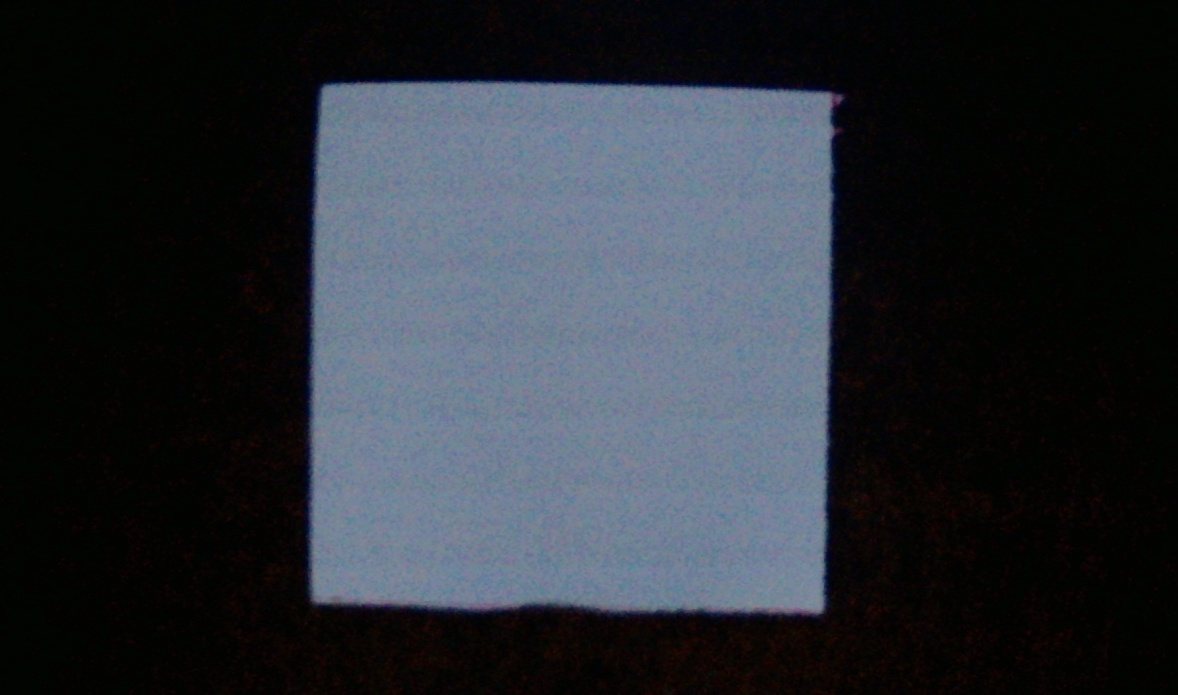
#> input picture cropped_capture2.jpg, 1178 x 695 px, found by its file name
$ jupyter execute --allow-errors edge_detection_.ipynb   (older library calls are emulated)
#> lines starting #> are read from the running program, lines starting #| are printed output that depends on the picture; after the words box and inside, x2 and y2 are one past the last pixel; in counts of white or black regions, pixels touching at a corner belong together
<a href="https://colab.research.google.com/github/ChiriKamau/notebooks/blob/main/edge_detection_.ipynb" target="_parent"></a>

Start Karitho

# Edge Detection and Bounding Box Extraction
### A Step-by-Step Study Based on Gonzalez & Woods (2002)

A structured approach to detecting object edges and drawing a bounding box using classical digital image processing techniques. from:

Gonzalez, R. C., & Woods, R. E. (2002). *Digital Image Processing* (2nd ed.). Prentice Hall.

## What I am doing

- Trying to understand what an edge is in the context of digital images
- Learn why edge detection is based on image derivatives
- Apply edge detection as a foundation for object localization
- Use detected edges to compute a bounding box around an object

## Digital Image Representation

 A digital image can be modeled as a two-dimensional function:

f(x, y) = i(x, y) · r(x, y)

where:
- i(x, y) represents illumination
- r(x, y) represents reflectance

In most image processing tasks, including edge detection, we are primarily interested in the reflectance component, as it carries information about object structure and boundaries.
The researn we focuse on reflectance is it gives us the nucessary information to perfom edge detection.

Example: White has a high reflectance and black has a low reflectance by knowing this we can detect the edegs in a image where the background is black and object is white.

[cell 1]
import cv2
import numpy as np
from matplotlib import pyplot as plt

# Raw GitHub image URL
image_url = "https://raw.githubusercontent.com/ChiriKamau/notebooks/main/cropped_capture2.jpg"

# Read image from URL
image_data = cv2.imdecode(
    np.asarray(bytearray(__import__("urllib").request.urlopen(image_url).read()), dtype=np.uint8),
    cv2.IMREAD_COLOR
)
#> image_data is the input picture: shape (695, 1178, 3); mean B, G, R 51.7, 45.1, 40.6

# Convert BGR → RGB for correct display
image_rgb = cv2.cvtColor(image_data, cv2.COLOR_BGR2RGB)

plt.imshow(image_rgb)
plt.title("Original Image")
plt.axis("off")

## Conversion to Grayscale

Edge detection relies on detecting abrupt changes in intensity.
Color images consist of three channels (RGB), but edge operators are defined for scalar-valued functions.

By converting the image to grayscale, we reduce the image to a single intensity function:

f(x, y) ∈ [0, L − 1]

This simplifies analysis and ensures that edge detection is based solely on intensity discontinuities rather than color variations.

###Why not use a colored image:

RGB Channels Can Produce Conflicting Edges

In a color image:

An edge may appear strongly in the red channel, Weakly in green, Not at all in blue

If edge detection is applied separately to each channel:
You get multiple inconsistent edge maps

Combining them becomes non-trivial and error-prone

###Grayscale conversion:

Fuses color information into a single, perceptually meaningful intensity Produces a consistent and stable edge response

[cell 2]
gray = cv2.cvtColor(image_data, cv2.COLOR_BGR2GRAY)

plt.imshow(gray, cmap="gray")
plt.title("Grayscale Image")
plt.axis("off")

## Noise Reduction Before Edge Detection

Differentiation amplifies high-frequency components in an image.
Unfortunately, noise is also a high-frequency component.

Gonzalez & Woods emphasize that smoothing must be applied before edge detection to reduce the effect of noise and prevent false edges.

We use Gaussian smoothing, which performs weighted averaging and preserves large-scale structures while suppressing small fluctuations.

## Gaussian Smoothing

The Gaussian filter is defined as:

G(x, y) = (1 / 2πσ²) · exp(−(x² + y²) / 2σ²)

Convolving the image with this function produces a smoothed version of the image.
The parameter σ controls the degree of smoothing: higher values result in stronger noise suppression but reduced edge sharpness.

[cell 3]
blur = cv2.GaussianBlur(gray, (5, 5), 1.0)

plt.imshow(blur, cmap="gray")
plt.title("Gaussian Smoothed Image")
plt.axis("off")

## Definition of an Edge

An edge is defined as a set of pixels where the image intensity changes abruptly.

Mathematically, edges correspond to points where the first derivative of the image intensity function has a large magnitude.

This makes image gradients the fundamental tool for edge detection.

## First-Order Derivative and the Image Gradient

The gradient of an image f(x, y) is defined as:

∇f = [ ∂f/∂x , ∂f/∂y ]

The gradient magnitude is given by:

|∇f| = √( (∂f/∂x)² + (∂f/∂y)² )

Large gradient magnitudes indicate the presence of edges.

[cell 4]
gx = cv2.Sobel(blur, cv2.CV_64F, 1, 0, ksize=3)
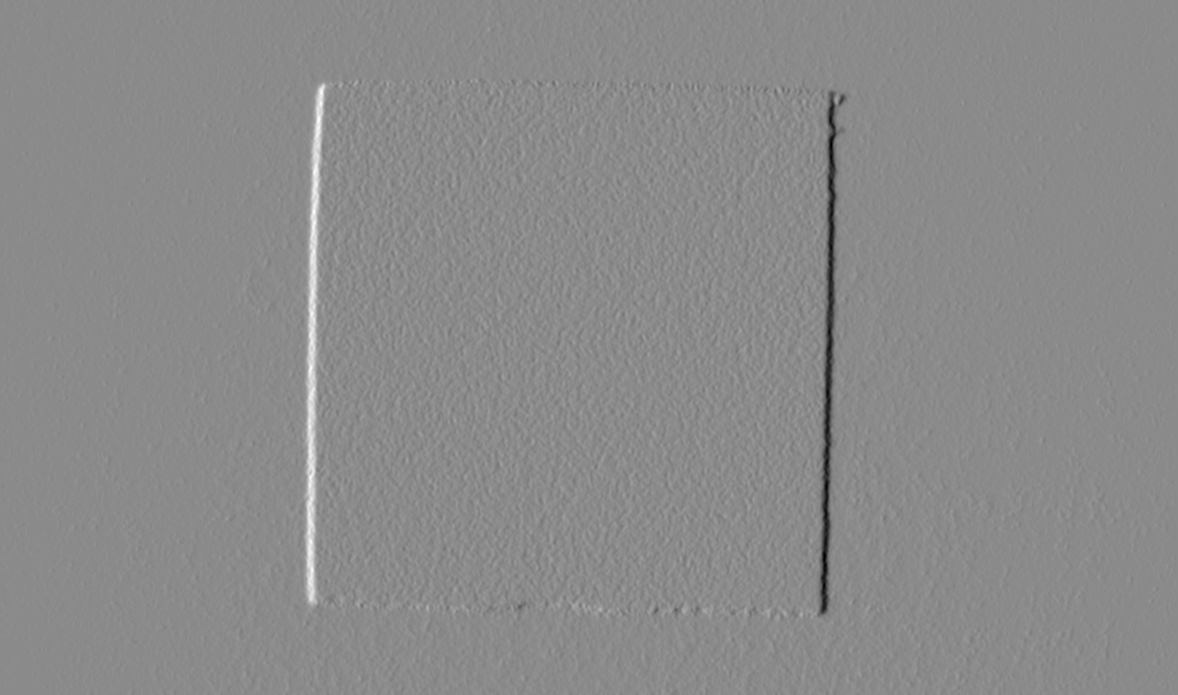
#> gx: shape (695, 1178) float64; min -194, max 162, mean 0; drawn with min black and max white
gy = cv2.Sobel(blur, cv2.CV_64F, 0, 1, ksize=3)
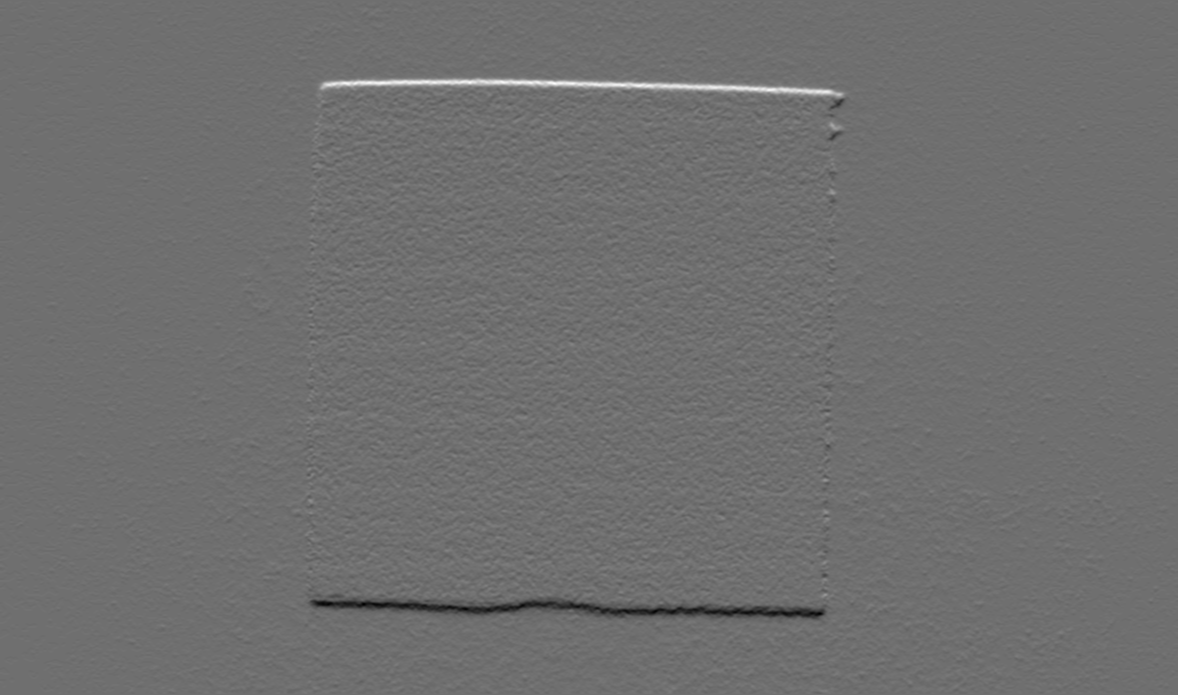
#> gy: shape (695, 1178) float64; min -167, max 215, mean 0; drawn with min black and max white

gradient_magnitude = cv2.magnitude(gx, gy)
gradient_magnitude = cv2.convertScaleAbs(gradient_magnitude)

plt.imshow(gradient_magnitude, cmap="gray")
plt.title("Gradient Magnitude")
plt.axis("off")

## Thresholding and Edge Map Formation

After computing the gradient magnitude, we must decide which pixels correspond to true edges.

This is done using thresholding:

g(x, y) = 1  if |∇f(x, y)| ≥ T
g(x, y) = 0  otherwise

The result is a binary image known as an edge map, which highlights significant intensity transitions.

[cell 5]
_, edges = cv2.threshold(gradient_magnitude, 50, 255, cv2.THRESH_BINARY)
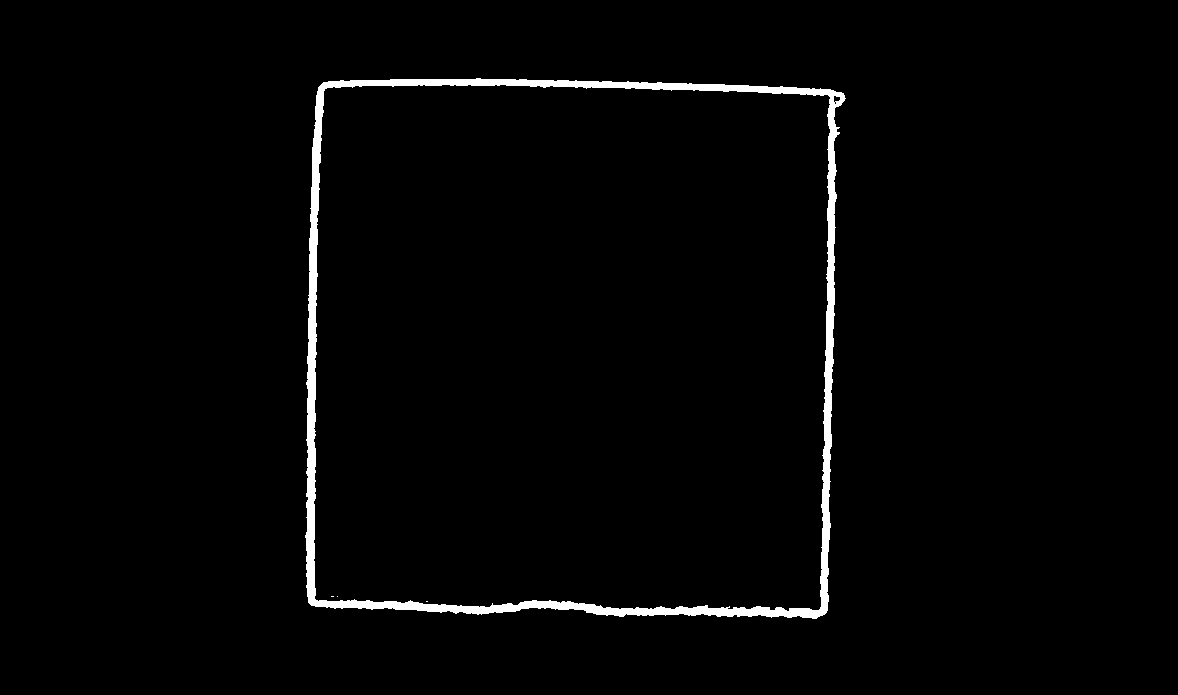
#> edges: shape (695, 1178); 1.9% white; 4 white regions (3 under 20 px), largest, box (x1, y1, x2, y2) and area: (305, 78, 846, 619) 15630

plt.imshow(edges, cmap="gray")
plt.title("Binary Edge Map")
plt.axis("off")

## Morphological Processing for Edge Linking

Detected edges are often broken or discontinuous due to noise, illumination variation, or threshold selection.

Morphological operations, particularly dilation, are used to:
- Connect nearby edge segments
- Close small gaps
- Improve boundary continuity

This step is essential before extracting object boundaries.

[cell 6]
kernel = cv2.getStructuringElement(cv2.MORPH_RECT, (3, 3))
edges_dilated = cv2.dilate(edges, kernel, iterations=1)
#> edges_dilated: shape (695, 1178); 2.5% white; 3 white regions (2 under 20 px), largest, box (x1, y1, x2, y2) and area: (304, 77, 847, 620) 20450

plt.imshow(edges_dilated, cmap="gray")
plt.title("Dilated Edges")
plt.axis("off")

## Morphological Closing and Region Segmentation

At this step, we convert the edge map into a **filled segmented region**:

1. **Morphological closing** is applied to the edges:
   - Dilation fills small gaps in the edges.
   - Erosion restores edge thickness.
   - This ensures the object boundaries are **closed**, which is necessary for filling.

2. **Contours** are extracted from the closed edge map:
   - `cv2.findContours` identifies the boundaries of each connected region.

3. **Region filling**:
   - `cv2.drawContours` with `thickness=cv2.FILLED` fills the contours to create a **binary segmentation mask**.
   - White pixels (255) represent the object.
   - Black pixels (0) represent the background.

This produces a **pixel-accurate segmented object** that can be used for measurements like area and dimensions.

[cell 7]
kernel = cv2.getStructuringElement(cv2.MORPH_RECT, (5, 5))
edges_closed = cv2.morphologyEx(edges, cv2.MORPH_CLOSE, kernel)
#> edges_closed: shape (695, 1178); 2% white; 1 white region
contours, _ = cv2.findContours(
    edges_closed, cv2.RETR_EXTERNAL, cv2.CHAIN_APPROX_SIMPLE
)
#> contours = 1 contour; box (x1, y1, x2, y2) and area: (305, 78, 846, 619) 277068

segmentation = np.zeros_like(edges_closed)

cv2.drawContours(
    segmentation,
    contours,
    contourIdx=-1,
    color=255,
    thickness=cv2.FILLED
)
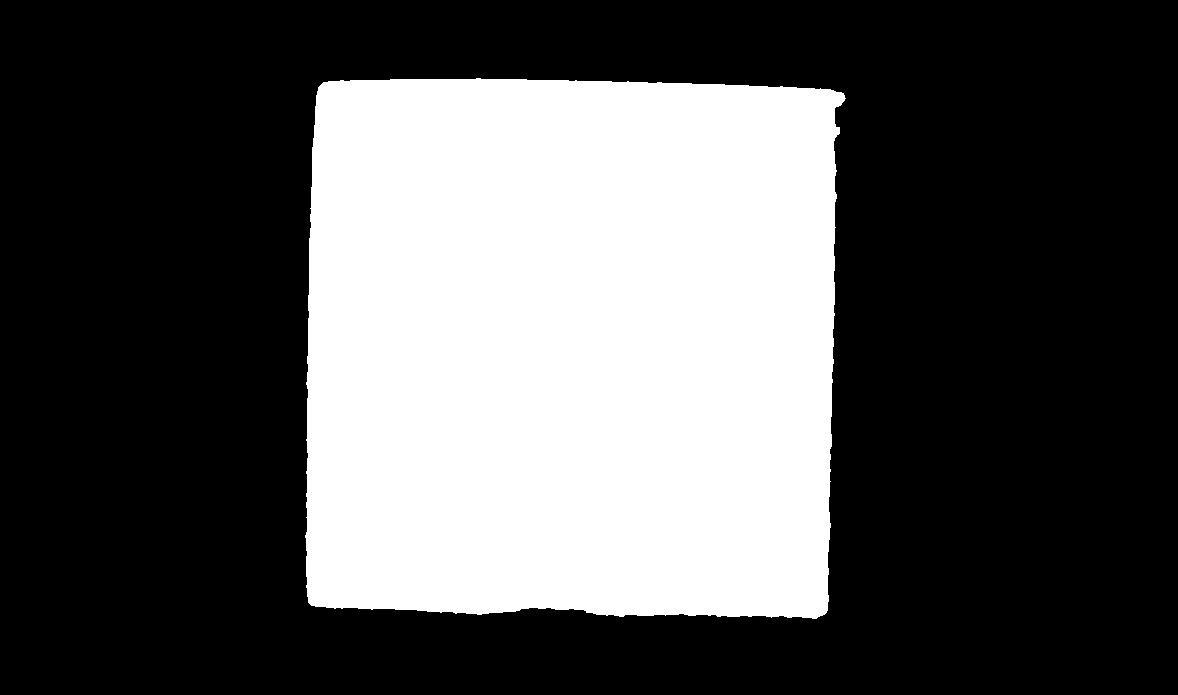
#> segmentation: shape (695, 1178); 34% white; 1 white region, box (x1, y1, x2, y2) and area: (305, 78, 846, 619) 278111

[cell 8]
plt.imshow(segmentation, cmap="gray")
plt.title("Segmented Object (Region-Based)")
plt.axis("off")

## Compute Region Width and Height in Pixels

Once we have the binary segmentation mask:

1. Identify all pixels belonging to the object:
   - `np.where(segmentation > 0)` returns the x and y coordinates of object pixels.

2. Compute the **extent of the region**:
   - Width = `x_max - x_min + 1`
   - Height = `y_max - y_min + 1`

These values represent the **axis-aligned dimensions of the object** and are the simplest shape descriptors.

3. Print the results:
   - Width and height in **pixels**.

[cell 9]
ys, xs = np.where(segmentation > 0)
x_min, x_max = xs.min(), xs.max()
#> x_min = 305; x_max = 845
y_min, y_max = ys.min(), ys.max()
#> y_min = 78; y_max = 618

width_pixels = x_max - x_min + 1
#> width_pixels = 541
height_pixels = y_max - y_min + 1
#> height_pixels = 541

print(f"Width  : {width_pixels} pixels")
#| Width  : 541 pixels
print(f"Height : {height_pixels} pixels")
#| Height : 541 pixels

## Visualize Width and Height on the Image

To better understand the measurements:

1. Draw a **green rectangle** around the segmented region using the computed x and y extents.
2. Overlay text showing the width and height (`W: ...px H: ...px`) just above the rectangle.
3. Use Matplotlib to display the annotated image with:
   - The rectangle
   - Dimension labels
   - Axis turned off for clarity

This provides a **visual confirmation** of the region dimensions computed from the segmentation.

[cell 10]
output = image_rgb.copy()

cv2.rectangle(
    output,
    (x_min, y_min),
    (x_max, y_max),
    (0, 255, 0),
    2
)

text = f"W: {width_pixels}px  H: {height_pixels}px"
#> text = 'W: 541px  H: 541px'

cv2.putText(
    output,
    text,
    (x_min, y_min - 10),
    cv2.FONT_HERSHEY_SIMPLEX,
    0.6,
    (255, 0, 0),
    2
)

plt.imshow(output)
plt.title("Region Dimensions")
plt.axis("off")

## Compute Oriented Bounding Box for Slanted Objects

For objects that are not aligned with image axes:

1. Extract the **contour** from the segmentation mask.
2. Compute the **minimum area rotated rectangle** using `cv2.minAreaRect`:
   - Returns the center, width & height, and rotation angle.
3. Convert the rectangle to **corner points** using `cv2.boxPoints`.
4. Convert the coordinates to integers for drawing (`box.astype(int)`).

This oriented bounding box fits the object **accurately even if it is slanted**, unlike the axis-aligned bounding box.

[cell 11]
contours, _ = cv2.findContours(
    segmentation,
    cv2.RETR_EXTERNAL,
    cv2.CHAIN_APPROX_SIMPLE
)

cnt = contours[0]  # assume one object for now
#> cnt = contour of 407 points, box (x1, y1, x2, y2) (305, 78, 846, 619), area 277068
rect = cv2.minAreaRect(cnt)
#> rect = ((571.5, 348.1), (537.3, 531.5), -88.26)
# rect = ((cx, cy), (width, height), angle)
box = cv2.boxPoints(rect)  # convert to 4 corner points
#> box = [[829, 624.7], [297.8, 608.6], [314, 71.49], [845.3, 87.59]]
box = box.astype(int)
#> box = [[829, 624], [297, 608], [314, 71], [845, 87]]
        # integer coordinates

[cell 12]
output = image_rgb.copy()
cv2.drawContours(output, [box], 0, (0, 255, 0), 2)
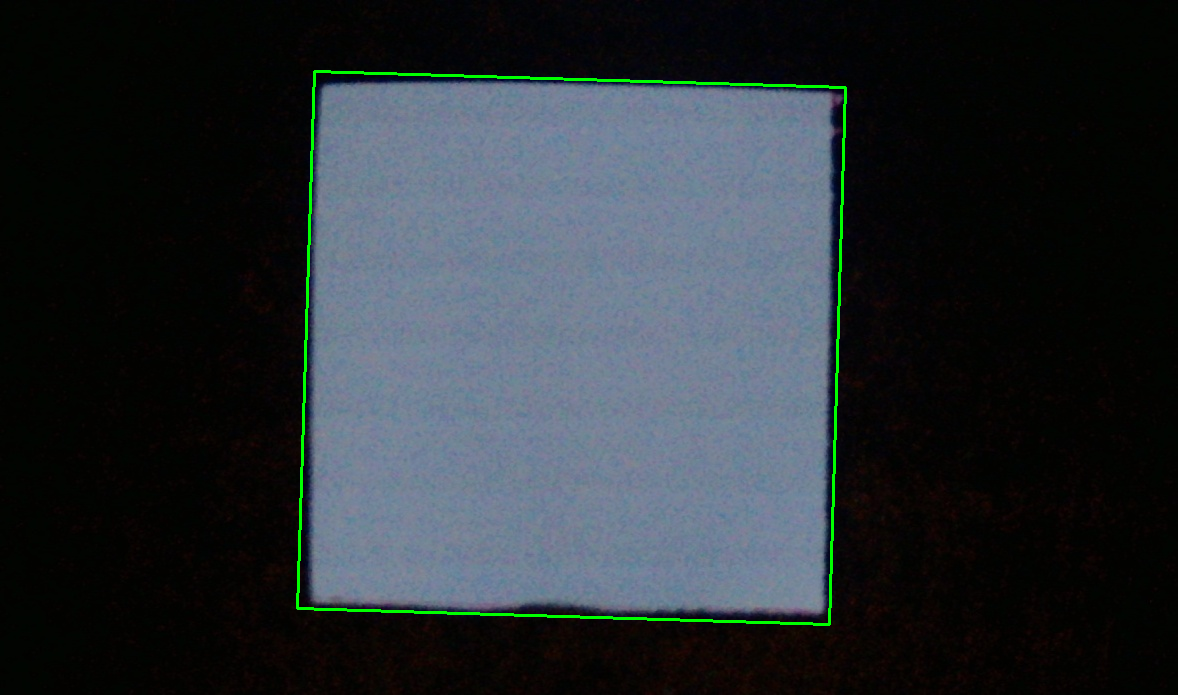
#> output: shape (695, 1178, 3); mean R, G, B 40.6, 47, 51.6

plt.imshow(output)
plt.title("Oriented Bounding Box")
plt.axis("off")
